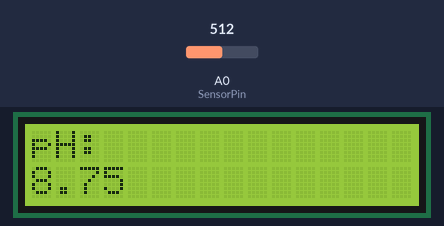
The sketch below on a simulated Arduino Uno, built with avr-gcc and run on an emulated ATmega328P. On the bench: 16×2 character LCD. Inputs (shaded band) come from the test bench; at power-on: A0 (SensorPin) = 512. What the sketch prints to the serial monitor is not drawn.

Above: at 0.2 s.
1.3 s: A0 (SensorPin) set to 716
At 3.2 s:
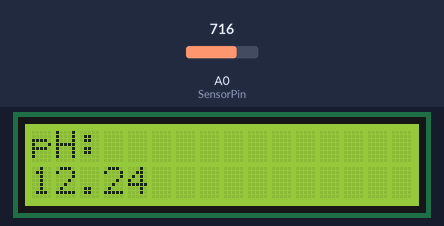
4.3 s: A0 (SensorPin) set to 900
At 5.1 s:
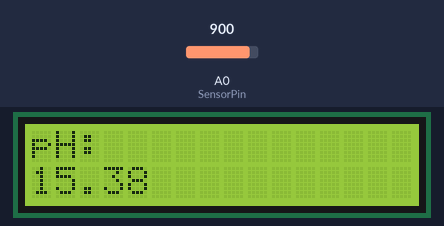
7.1 s: A0 (SensorPin) set to 1023
At 8.7 s:
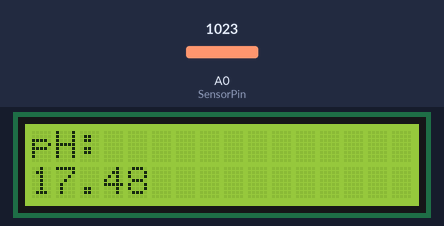
Timing chart, 0 to 10.2 s (numbered marks = the images above; inputs shaded):
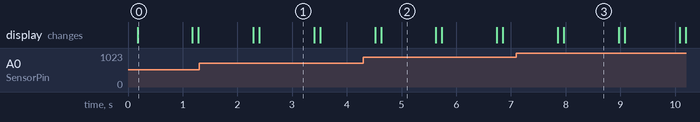

Measured:
- after the input at 1.3 s, the display: first differs from a run without the input after 1.1 s (image 1)
- after the input at 4.3 s, the display: first differs from a run without the input after 0.33 s (image 2)
- after the input at 7.1 s, the display: first differs from a run without the input after 0.87 s (image 3)
- what the display in image 0 shows lasts 1.0 s, from 0.2 s to 1.2 s

The sketch:

phMeterSample.ino
```cpp
/*
# This sample codes is for testing the pH meter V1.0.
 # Editor : YouYou
 # Date   : 2013.10.12
 # Ver    : 0.1
 # Product: pH meter
 # SKU    : SEN0161
*/

#define SensorPin 0          //pH meter Analog output to Arduino Analog Input 0
#include <Wire.h>
#include <LiquidCrystal_I2C.h>

LiquidCrystal_I2C lcd(0x20,16,2);

unsigned long int avgValue;  //Store the average value of the sensor feedback
float b;
int buf[10],temp;

void setup()
{
  //pinMode(13,OUTPUT);
  Serial.begin(9600);

  Serial.println("Ready");    //Test the serial monitor
  lcd.init();                      // initialize the lcd

  // Print a message to the LCD.
  lcd.backlight();


}
void loop()
{
  for(int i=0;i<10;i++)       //Get 10 sample value from the sensor for smooth the value
  {
    buf[i]=analogRead(SensorPin);
    delay(10);
  }
  for(int i=0;i<9;i++)        //sort the analog from small to large
  {
    for(int j=i+1;j<10;j++)
    {
      if(buf[i]>buf[j])
      {
        temp=buf[i];
        buf[i]=buf[j];
        buf[j]=temp;
      }
    }
  }
  avgValue=0;
  for(int i=2;i<8;i++)                      //take the average value of 6 center sample
    avgValue+=buf[i];
  float phValue=(float)avgValue*5.0/1024/6; //convert the analog into millivolt
  phValue=3.5*phValue;                      //convert the millivolt into pH value
  Serial.print("    pH:");
  Serial.print(phValue,2);
  lcd.print("pH:");
  lcd.setCursor(0,1);
  lcd.print(phValue);
  Serial.println(" ");
  //digitalWrite(13, HIGH);
  delay(1000);
  //digitalWrite(13, LOW);
  lcd.clear();


}
```
